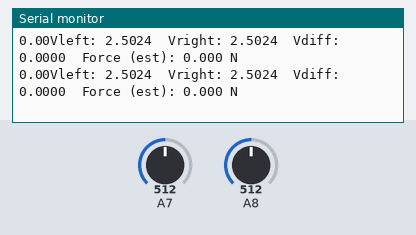
Simulated run of this sketch. Board: Arduino Mega 2560, built with avr-gcc and run on an emulated ATmega2560. Parts: the last lines printed to the serial monitor. Inputs (shaded band) come from the test bench; at power-on: A8 = 512, A7 = 512.

Above: at 5.8 s.
5.9 s: A8 set to 745
At 6.06 s:
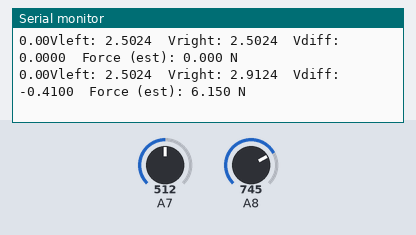
7.4 s: A8 set to 771
At 7.56 s:
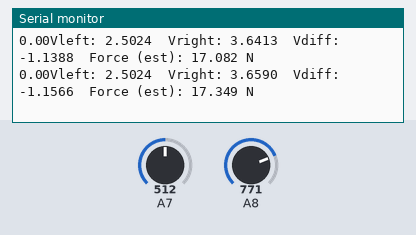
10.4 s: A7 set to 925
At 10.56 s:
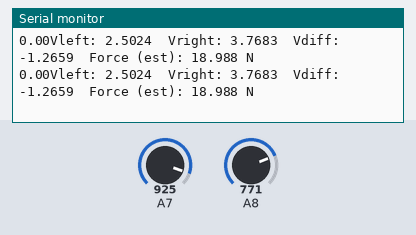
Timing chart, 0 to 13.4 s (numbered marks = the images above; inputs shaded):
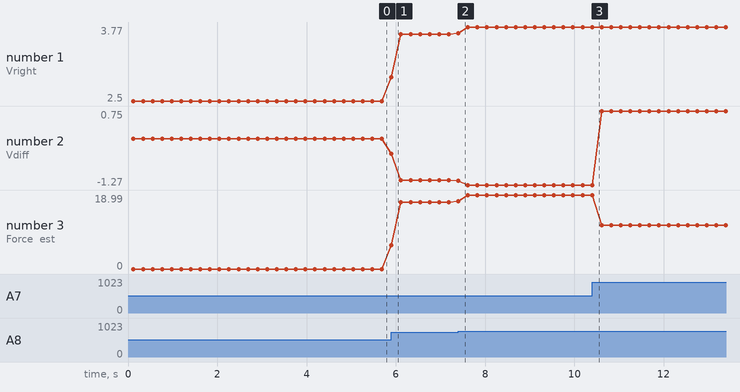

The sketch:

fsr_wheatstone_bridge.ino
```cpp
const int A_LEFT = A7;
const int A_RIGHT = A8;
const int NUM_SAMPLES = 50;
const float VCC = 5.0;
const int ADC_MAX = 1023;
float firstMeasurement = 0.0;
bool firstTaken = false;
void setup() {
  Serial.begin(115200);
  analogReference(DEFAULT);  // 5V reference; change if you use INTERNAL ref
  delay(100);
}

float readAvg(int pin) {
  long sum = 0;
  for (int i = 0; i < NUM_SAMPLES; ++i) {
    sum += analogRead(pin);
  }
  return float(sum) / NUM_SAMPLES;
}

void loop() {
  float rawLeft = readAvg(A_LEFT);
  float rawRight = readAvg(A_RIGHT);

  // convert to volts
  float Vleft = rawLeft * (VCC / ADC_MAX);
  float Vright = rawRight * (VCC / ADC_MAX);

  float Vdiff = Vleft - Vright;

  //old a
  //const float a = -15.0;
  //new a
  const float a = -15.0;  // example slope (N per V) — set from calibration
  const float offset = 0.0;
  float forceN = a * (Vdiff - offset);

  //new calibrated but with wrong diameter, need second biggest
  // const float a = 729601.6875;
  // const float c = -15.476274;
  //float forceN = a * pow(Vdiff, c);

  if (!firstTaken) {
    firstMeasurement = forceN;
    firstTaken = true;
    Serial.println("First measurement stored.");
  } else {
    float difference = abs(forceN - firstMeasurement);
    Serial.print(firstMeasurement);

    Serial.print("Vleft: ");
    Serial.print(Vleft, 4);
    Serial.print("  Vright: ");
    Serial.print(Vright, 4);
    Serial.print("  Vdiff: ");
    Serial.print(Vdiff, 4);
    Serial.print("  Force (est): ");
    Serial.print(difference, 3);
    Serial.println(" N");
    delay(200);
  }
}
```

Measured:
- after the input at 5.9 s, the serial monitor: prints a new line at once (image 1)
- after the input at 7.4 s, the serial monitor: prints a new line at once (image 2)
- plotted number 1: 2.5 → 3.64 after the input at 5.9 s, 3.64 → 3.77 after the input at 7.4 s
- plotted number 2: 0 → -1.14 after the input at 5.9 s, -1.14 → -1.27 after the input at 7.4 s, -1.27 → 0.75 after the input at 10.4 s
- plotted number 3: 0 → 17.08 after the input at 5.9 s, 17.08 → 18.99 after the input at 7.4 s, 18.99 → 11.29 after the input at 10.4 s
